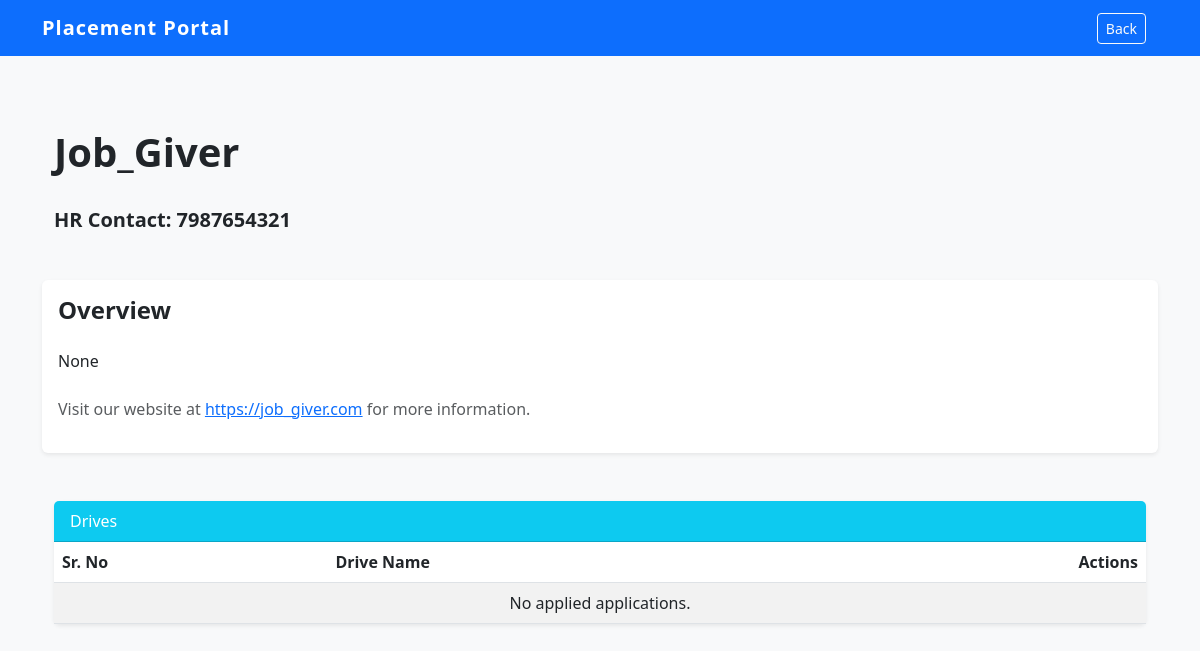
The app's page /view_company/1 (signed in) with its own data.
### models.py (models this page shows)
class Company(db.Model):
    id = db.Column(db.Integer, primary_key=True)
    name = db.Column(db.String(100), unique=True, nullable=False)
    email = db.Column(db.String(100), unique=True, nullable=False)
    password = db.Column(db.String(50), unique=True, nullable=False)
    website = db.Column(db.String(100))
    hr_contact = db.Column(db.String(15))
    description = db.Column(db.Text)
    status = db.Column(db.String(20), default='Pending')
    is_active = db.Column(db.Boolean, default=True)
    drives = db.relationship('PlacementDrive', backref='company', lazy=True, cascade="all, delete-orphan")

### app.py (the view)
@app.route('/view_company/<int:company_id>')
def view_company(company_id):
    if session.get('role') != 'student':
        return redirect(url_for('login'))
    company = Company.query.get(company_id)
    drives = PlacementDrive.query.filter_by(company_id=company_id, status = 'Approved', is_active = True)
    return render_template('student/view_company.html', company=company, drives=drives)

### app.py (called while the page is built)
@app.after_request
def add_header(response):
    response.headers['Cache-Control'] = 'no-store, no-cache, must-revalidate, post-check=0, pre-check=0, max-age=0'
    response.headers['Pragma'] = 'no-cache'
    response.headers['Expires'] = '-1'
    return response

### templates/student/view_company.html
{% extends 'base.html' %}
{% block extra_nav %}
<div class = "container">
    <a href = "{{ url_for('student_dashboard') }}" class = "btn btn-outline-light btn-sm">Back</a>
{% endblock %}
{% block content %}
<div class = "container-fluid py-4">
    <div class="d-flex justify-content-between align-items-center mb-4">
        <h1 class = "fw-bold">{{ company.name }}</h1>
    </div>
    <h5 class = "fw-bold mb-4">HR Contact: {{ company.hr_contact }}</h5>
</div>
<div class = "card shadow-sm mb-4">
    <div class = "card-body">
        <h4 class = "fw-bold mb-4">Overview</h4>
        <p class = "mb-4">{{company.description}}</p>
        <p class = text-muted>Visit our website at <a href ="{{ company.website }}" target = "_blank">{{ company.website }}</a> for more information.</p>
    </div>
</div>
<div class = "container-fluid py-4">
    <div class = "card shadow-sm mb-4">
        <div class = "card-header bg-info text-white">Drives</div>
        <div class = "card-body p-0">
            <div class = "table-responsive">
                <table class = "table table-striped align-middle mb-0">
                    <thead class = "table">
                        <tr>
                            <th>Sr. No</th>
                            <th>Drive Name</th>
                            <th class = "text-end">Actions</th>
                        </tr>
                    </thead>
                    <tbody>
                        {% for d in drives %}
                        <tr>
                            <td>{{ loop.index }}</td>
                            <td>{{ d.job_title }}</td>
                            <td class = "text-end">
                                <a href = "{{ url_for('view_drive', drive_id=d.id) }}" class = "btn btn-outline-dark">View</a>
                            </td>
                        </tr>
                        {% else %}
                        <tr>
                            <td class = "text-center " colspan = 5>No applied applications.</td>
                        </tr>
                        {% endfor %}
                    </tbody>
                </table>
            </div>
        </div>
    </div>
</div>
{% endblock %}

### static/style.css (style rules this page uses)
:root { --primary-color: #0d6efd; --success-color: #198754; --error-red: #dc3545; }
body { font-family: 'Segoe UI', Tahoma, Geneva, Verdana, sans-serif; background-color: #f8f9fa; }
.card { border: none; transition: transform 0.3s ease, box-shadow 0.3s ease; }

### records on screen
Company: name "Job_Giver", hr_contact "7987654321", description "None", website "https://job_giver.com"
